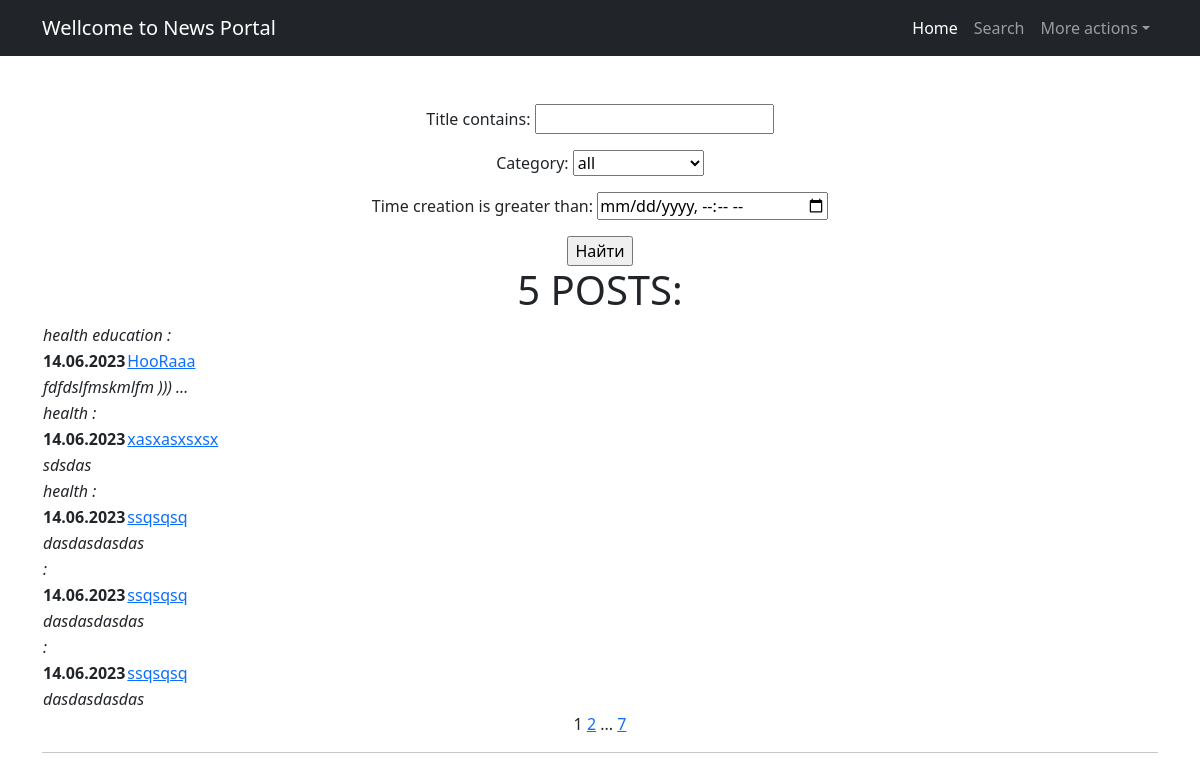
The app's page /news/search/ with its own data.
### News/models.py (models this page shows, shortened)
class Category(models.Model):
    category = models.CharField(max_length=60, unique=True)
    def __str__(self):
        return f'{self.category}'

class Post(models.Model):
    author = models.ForeignKey(Author, on_delete=models.CASCADE, related_name='posts')
    type = models.CharField(max_length=1, choices=rs.TYPES, default=rs.news_type)
    time_creation = models.DateTimeField(auto_now_add=True)
    title = models.CharField(max_length=255)
    post = models.TextField()
    rating = models.IntegerField(default=0)
    category = models.ManyToManyField(Category, through='PostCategory')

### News/views.py (the view)
# urls.py: path('search/', PostsSearch.as_view(), name='post_search'),
class PostsSearch(ListView):
    model = Post
    ordering = '-time_creation'
    template_name = 'search.html'
    context_object_name = 'posts_search'
    paginate_by = 5
    def get_queryset(self):
        queryset = super().get_queryset()
        self.filterset = PostFilter(self.request.GET, queryset)
        return self.filterset.qs
    def get_context_data(self, **kwargs):
        context = super().get_context_data(**kwargs)
        context['filterset'] = self.filterset
        return context

### News/templatetags/custom_filters.py (called while the page is built)
@register.filter()
def censor(text: str) -> str:
    if not isinstance(text, str):
        raise ValueError('Фильтр работает только с текстом')
    else:
        for i in blocks:
            o = '*'*(len(i)-1)
            text = text.replace(f' {i}', f' {i[0]}{o}')
            text = text.replace(f'{i.title()}', f'{i[0].upper()}{o}')
    return text

### News/templatetags/mytags.py (called while the page is built)
@register.simple_tag()
def hrefcreate(href='http://127.0.0.1:8000/news/', value=''):
   return f'{href}{value}'

@register.simple_tag(takes_context=True)
def url_replace(context, **kwargs):
   d = context['request'].GET.copy()
   for k, v in kwargs.items():
       d[k] = v
   return d.urlencode()

### templates/search.html (shortened to what this page needs)
{% extends 'flatpages/default.html' %}
{% load mytags %}
{% load custom_filters %}
{% block content %}
<form action="" method="get">
    {{ filterset.form.as_p }}
    <input type="submit" value="Найти" />
</form>
{% if posts_search %}
<h1>{{posts_search|length}} POSTS:</h1>
    <table>
        {% for post in posts_search %}
        <tr>
            <td colspan="2" align="left"> <em>
            {% for cat in post.category.all %}
                {{cat}}
            {% endfor %}:
            </em></td>
        </tr>
        <tr>
            <td align="left"> <strong> {{ post.time_creation|date:'d.m.Y' }} </strong></td>
            <td align="left"><a href={%  hrefcreate value=post.pk %}> {{ post.title|censor }} </a></td>
        </tr>
        <tr>
            <td colspan="2" align="left"> <em> {{ post.post|truncatechars:20 }} </em></td>
        </tr>
        {% endfor %}
    </table>
{% else %}
<h2>Статей и новостей нет!</h2>
{% endif %}
   {{ page_obj.number }}
   {% if page_obj.has_next %}
       <a href="?{% url_replace page=page_obj.next_page_number %}">{{ page_obj.next_page_number }}</a>
       {% if paginator.num_pages != page_obj.next_page_number %}
           ...
           <a href="?{% url_replace page=page_obj.paginator.num_pages %}">{{ page_obj.paginator.num_pages }}</a>
       {% endif %}
   {% endif %}
<hr>
{% endblock content %}

### records on screen
Category: category "all"
Post: time_creation "14.06.2023", title|censor "HooRaaa", post "fdfdslfmskmlfm ))) …"
Category: category "health"
Category: category "education"
Post: time_creation "14.06.2023", title|censor "xasxasxsxsx", post "sdsdas"
Post: time_creation "14.06.2023", title|censor "ssqsqsq", post "dasdasdasdas"
Post: time_creation "14.06.2023", title|censor "ssqsqsq", post "dasdasdasdas"
Post: time_creation "14.06.2023", title|censor "ssqsqsq", post "dasdasdasdas"

### other values on screen
{{ posts_search|length }} "5"
{{ page_obj.number }} "1"
{{ page_obj.next_page_number }} "2"
{{ page_obj.paginator.num_pages }} "7"
